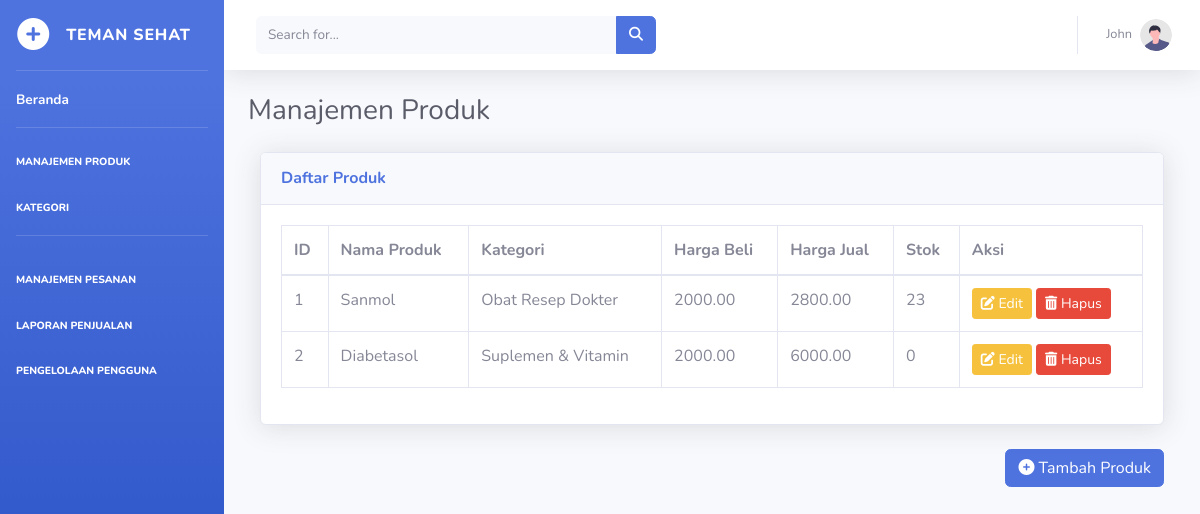
The page /admin/manajemenproduk.php (signed in) on the database its author committed.
### tables this page shows
CREATE TABLE `barang` (
  `id` int(11) NOT NULL,
  `id_kategori` int(11) DEFAULT NULL,
  `gambar` blob DEFAULT NULL,
  `nama_barang` varchar(100) DEFAULT NULL,
  `merk` varchar(100) DEFAULT NULL,
  `harga_beli` decimal(10,2) DEFAULT NULL,
  `harga_jual` decimal(10,2) DEFAULT NULL,
  `satuan_barang` varchar(50) DEFAULT NULL,
  `stok` int(11) DEFAULT NULL,
  `tgl_input` datetime DEFAULT NULL,
  `tgl_update` datetime DEFAULT NULL
);

CREATE TABLE `kategori` (
  `id_kategori` int(11) NOT NULL,
  `nama_kategori` varchar(100) DEFAULT NULL,
  `tgl_input` datetime DEFAULT NULL,
  `deskripsi` text DEFAULT NULL
);

### admin/manajemenproduk.php (the view, shortened to what this page needs)
<!DOCTYPE html>
<html lang="en">
<head>
    <link href="vendor/fontawesome-free/css/all.min.css" rel="stylesheet" type="text/css">
    <link href="css/sb-admin-2.min.css" rel="stylesheet">
</head>
<body id="page-top">
    <div id="wrapper">
        <?php include('sidebar.php') ?>
        <div id="content-wrapper" class="d-flex flex-column">
            <div id="content">
                <nav class="navbar navbar-expand navbar-light bg-white topbar mb-4 static-top shadow">
                    <form
                        class="d-none d-sm-inline-block form-inline mr-auto ml-md-3 my-2 my-md-0 mw-100 navbar-search">
                        <div class="input-group">
                            <input type="text" class="form-control bg-light border-0 small" placeholder="Search for..."
                                aria-label="Search" aria-describedby="basic-addon2">
                            <div class="input-group-append">
                                <button class="btn btn-primary" type="button">
                                    <i class="fas fa-search fa-sm"></i>
                                </button>
                            </div>
                        </div>
                    </form>
                    <?php include('profile.php') ?>
                </nav>
                <div class="container-fluid">
<div class="d-sm-flex align-items-center justify-content-between mb-4">
    <h1 class="h3 mb-0 text-gray-800">Manajemen Produk</h1>
</div>
<div class="row">
<div class="container-fluid">
    <div class="card shadow mb-4">
        <div class="card-header py-3">
            <h6 class="m-0 font-weight-bold text-primary">Daftar Produk</h6>
        </div>
        <div class="card-body">
            <div class="table-responsive">
                <table class="table table-bordered" id="dataTable" width="100%" cellspacing="0">
                    <thead>
                        <tr>
                            <th>ID</th>
                            <th>Nama Produk</th>
                            <th>Kategori</th>
                            <th>Harga Beli</th>
                            <th>Harga Jual</th>
                            <th>Stok</th>
                            <?php if($_SESSION['role'] === 'admin') {
                                echo "<th>Aksi</th>";
                            }
                            ?>
                        </tr>
                    </thead>
                    <tbody>
                    <?php
                        require_once("../includes/koneksi.php");
                        $sql = "SELECT barang.id, barang.nama_barang, barang.id_kategori, kategori.nama_kategori, barang.harga_beli, barang.harga_jual, barang.stok
                                FROM barang
                                INNER JOIN kategori ON barang.id_kategori = kategori.id_kategori";
                        $result = $koneksi->query($sql);
                        if ($result->num_rows > 0) {
                            while($row = $result->fetch_assoc()) {
                                echo "<tr>
                                        <td>" . $row["id"] . "</td>
                                        <td>" . $row["nama_barang"] . "</td>
                                        <td>" . $row["nama_kategori"] . "</td>
                                        <td>" . $row["harga_beli"] . "</td>
                                        <td>" . $row["harga_jual"] . "</td>
                                        <td>" . $row["stok"] . "</td>";
                                        if($_SESSION['role'] === 'admin') {
                                            echo "
                                            <td>
                                                <button class='btn btn-warning btn-sm' data-toggle='modal' data-target='#editProductModal-". $row['id'] ."'><i class='fas fa-edit'></i> Edit</button>
                                                <button class='btn btn-danger btn-sm' data-toggle='modal' data-target='#deleteProductModal-". $row['id'] ."'><i class='fas fa-trash-alt'></i> Hapus</button>
                                            </td>";
                                    }
                                echo "</tr>";
                            }
                        } else {
                            echo "
                                <tr>
                                    <td colspan='7'><center>No data available in table</center></td>
                                </tr>";
                        }
                    ?>
                    </tbody>
                </table>
            </div>
        </div>
    </div>
     <?php if($_SESSION['role'] === 'admin') {
      echo "<div class='text-right mb-3'>
        <button type='button' class='btn btn-primary' data-toggle='modal' data-target='#addProductModal'><i class='fas fa-plus-circle'></i> Tambah Produk</button>
    </div>";
    }
    ?>
</div>
</body>
</html>

### admin/sidebar.php (shortened to what this page needs)
<ul class="navbar-nav bg-gradient-primary sidebar sidebar-dark accordion " id="accordionSidebar ">
    <a class="sidebar-brand d-flex align-items-center justify-content-center" href="index.php">
        <div class="sidebar-brand-icon ">
            <i class="fas fa-plus-circle"></i>
        </div>
        <div class="sidebar-brand-text mx-3">Teman Sehat </div>
    </a>
    <hr class="sidebar-divider my-0">
    <li class="nav-item active">
        <a class="nav-link" href="index.php">
          <span>Beranda</span>
        </a>
    </li>
    <hr class="sidebar-divider">
    <div class='sidebar-heading' style='margin-top: 10px; padding-bottom: 10px; border-bottom: 2px;'>
        <a href='manajemenproduk.php' style='color: white;'>
            Manajemen Produk
        </a>
    </div>
    <div class='sidebar-heading' style='margin-top: 20px; padding-bottom: 20px; border-bottom: 2px;'>
        <a href='kategori.php' style='color: white;'>
            Kategori
        </a>
    </div>
    <hr class='sidebar-divider'>
    <div class='sidebar-heading' style='margin-top: 20px; padding-bottom: 10px; border-bottom: 2px;'>
        <a href='manajemenpesanan.php' style='color: white;'>
            Manajemen Pesanan
        </a>
    </div>
    <div class='sidebar-heading' style='margin-top: 20px; padding-bottom: 10px; border-bottom: 2px;'>
        <a href='laporanpenjualan.php' style='color: white;'>
            Laporan Penjualan
        </a>
    </div>
    <?php
    if($_SESSION['role'] === 'admin') {
    echo "
    <div class='sidebar-heading' style='margin-top: 20px; padding-bottom: 10px; border-bottom: 2px;'>
        <a href='pengelolaanpengguna.php' style='color: white;'>
            Pengelolaan Pengguna
        </a>
    </div>";
    }
  ?>
</ul>

### admin/profile.php (shortened to what this page needs)
<ul class="navbar-nav ml-auto">
  <li class="nav-item dropdown no-arrow">
      <a class="nav-link dropdown-toggle" href="#" id="userDropdown" role="button"
          data-toggle="dropdown" aria-haspopup="true" aria-expanded="false">
          <span class="mr-2 d-none d-lg-inline text-gray-600 small"><?php echo $_SESSION['username'] ?></span>
          <img class="img-profile rounded-circle"
              src="img/undraw_profile.svg">
      </a>
  </li>
</ul>

### rows shown on the page
barang: id "1", nama_barang "Sanmol", id_kategori.nama_kategori "Obat Resep Dokter", harga_beli "2000.00", harga_jual "2800.00", stok "23"
barang: id "2", nama_barang "Diabetasol", id_kategori.nama_kategori "Suplemen & Vitamin", harga_beli "2000.00", harga_jual "6000.00", stok "0"

### other values the page prints
$_SESSION['username'] "John"
